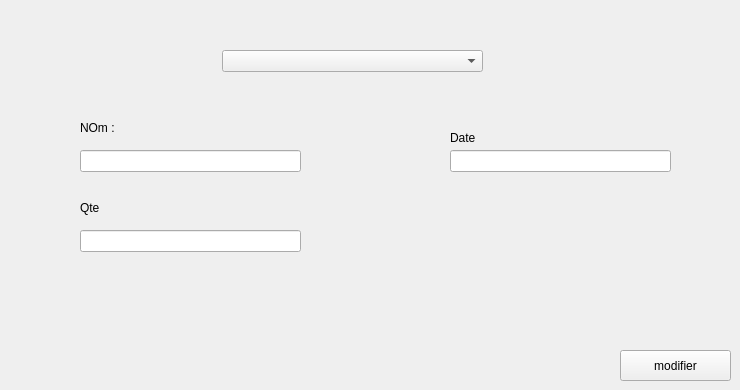
      <widget class="QWidget" name="modifier_regionE">
       <attribute name="title">
        <string>modifier</string>
       </attribute>
       <widget class="QPushButton" name="modfier_region_b_E">
        <property name="geometry">
         <rect>
          <x>620</x>
          <y>350</y>
          <width>111</width>
          <height>31</height>
         </rect>
        </property>
        <property name="styleSheet">
         <string notr="true">#pushButton_choisir  {
-moz-box-shadow: 0px 10px 14px -7px #3e7327;
	-webkit-box-shadow: 0px 10px 14px -7px #3e7327;
	box-shadow: 0px 10px 14px -7px #3e7327;
	background:-webkit-gradient(linear, left top, left bottom, color-stop(0.05, #77b55a), color-stop(1, #72b352));
	background:-moz-linear-gradient(top, #77b55a 5%, #72b352 100%);
	background:-webkit-linear-gradient(top, #77b55a 5%, #72b352 100%);
	background:-o-linear-gradient(top, #77b55a 5%, #72b352 100%);
	background:-ms-linear-gradient(top, #77b55a 5%, #72b352 100%);
	background:linear-gradient(to bottom, #77b55a 5%, #72b352 100%);
	
	background-color: darkCyan ;
	-moz-border-radius:4px;
	-webkit-border-radius:4px;
	border-radius:4px;
	border:1px solid #4b8f29;
	display:inline-block;
	cursor:pointer;
	color:#ffffff;
	font-family:Arial;
	font-size:13px;
	font-weight:bold;
	padding:6px 12px;
	text-decoration:none;
	text-shadow:0px 1px 0px #5b8a3c;
}
#pushButton_choisir:hover {
background:-webkit-gradient(linear, left top, left bottom, color-stop(0.05, #72b352), color-stop(1, #77b55a));
	background:-moz-linear-gradient(top, #72b352 5%, #77b55a 100%);
	background:-webkit-linear-gradient(top, #72b352 5%, #77b55a 100%);
	background:-o-linear-gradient(top, #72b352 5%, #77b55a 100%);
	background:-ms-linear-gradient(top, #72b352 5%, #77b55a 100%);
	background:linear-gradient(to bottom, #72b352 5%, #77b55a 100%);
	
	background-color:blue;
}</string>
        </property>
        <property name="text">
         <string>modifier</string>
        </property>
       </widget>
       <widget class="QLineEdit" name="date_s_2">
        <property name="geometry">
         <rect>
          <x>450</x>
          <y>150</y>
          <width>221</width>
          <height>22</height>
         </rect>
        </property>
       </widget>
       <widget class="QLineEdit" name="nom_s_2">
        <property name="geometry">
         <rect>
          <x>80</x>
          <y>150</y>
          <width>221</width>
          <height>22</height>
         </rect>
        </property>
       </widget>
       <widget class="QLabel" name="label_9">
        <property name="geometry">
         <rect>
          <x>450</x>
          <y>130</y>
          <width>121</width>
          <height>16</height>
         </rect>
        </property>
        <property name="text">
         <string>Date</string>
        </property>
       </widget>
       <widget class="QLabel" name="label_7">
        <property name="geometry">
         <rect>
          <x>80</x>
          <y>120</y>
          <width>56</width>
          <height>16</height>
         </rect>
        </property>
        <property name="text">
         <string>NOm :</string>
        </property>
       </widget>
       <widget class="QLabel" name="label_10">
        <property name="geometry">
         <rect>
          <x>80</x>
          <y>200</y>
          <width>81</width>
          <height>16</height>
         </rect>
        </property>
        <property name="text">
         <string>Qte</string>
        </property>
       </widget>
       <widget class="QLineEdit" name="qte_s_2">
        <property name="geometry">
         <rect>
          <x>80</x>
          <y>230</y>
          <width>221</width>
          <height>22</height>
         </rect>
        </property>
       </widget>
       <widget class="QComboBox" name="id_s_1">
        <property name="geometry">
         <rect>
          <x>222</x>
          <y>50</y>
          <width>261</width>
          <height>22</height>
         </rect>
        </property>
       </widget>
      </widget>
